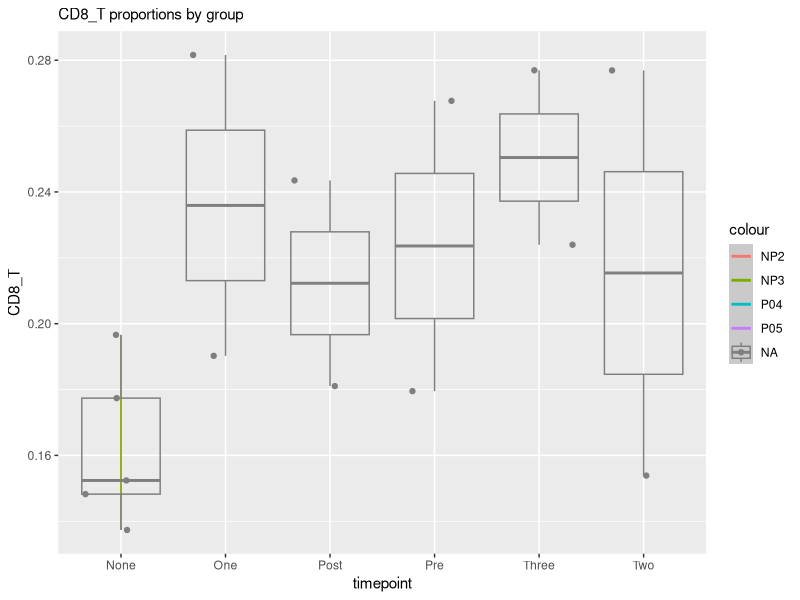
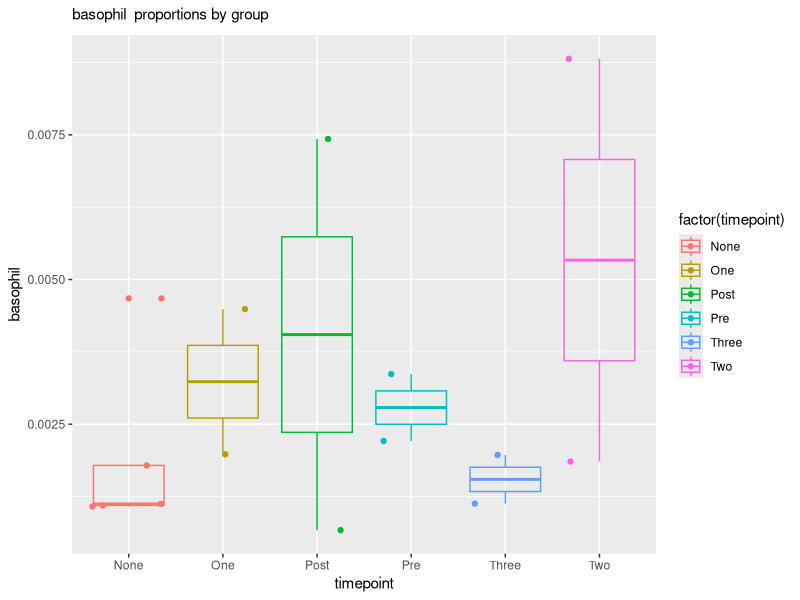
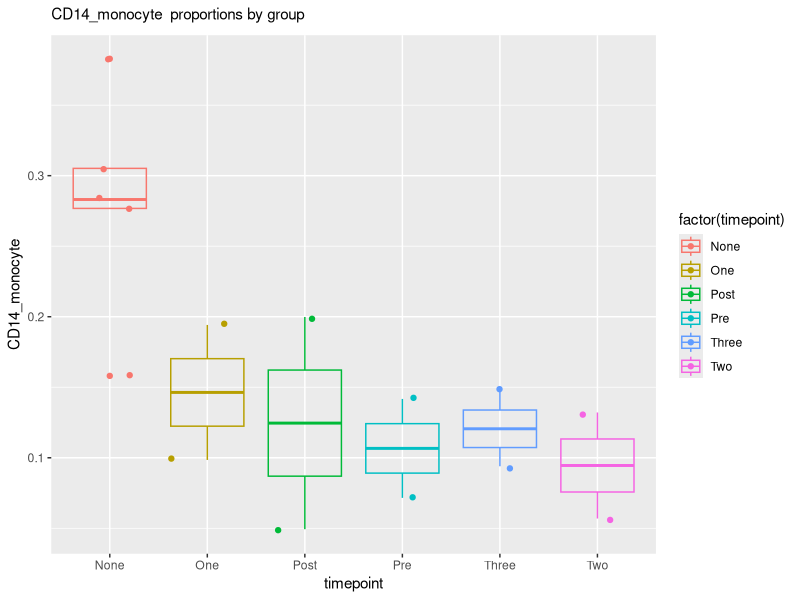
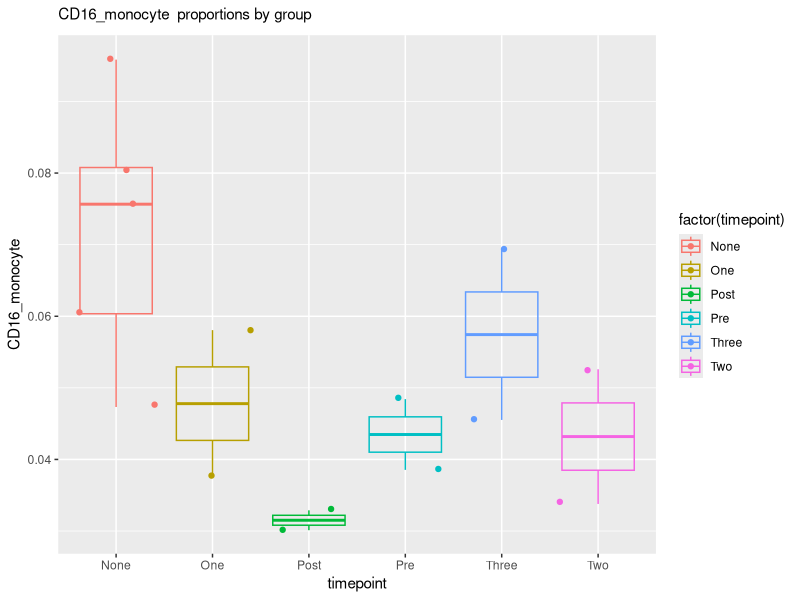
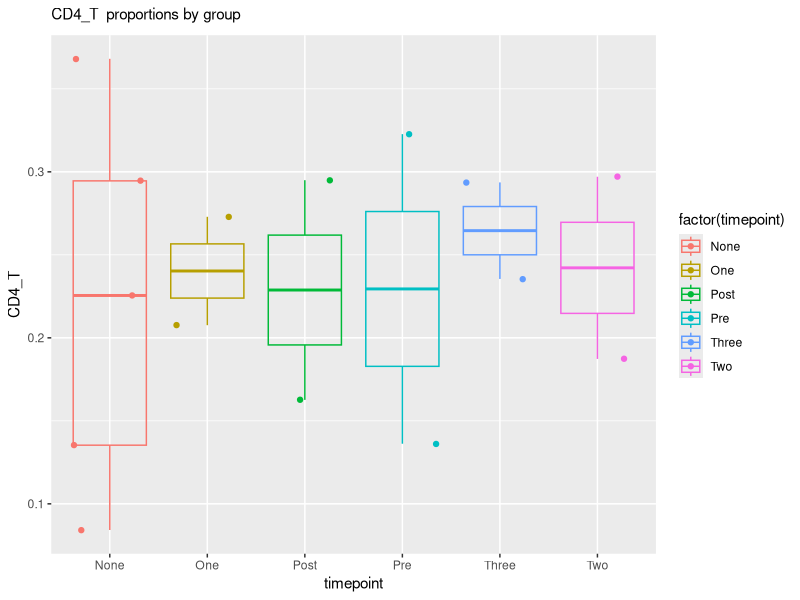
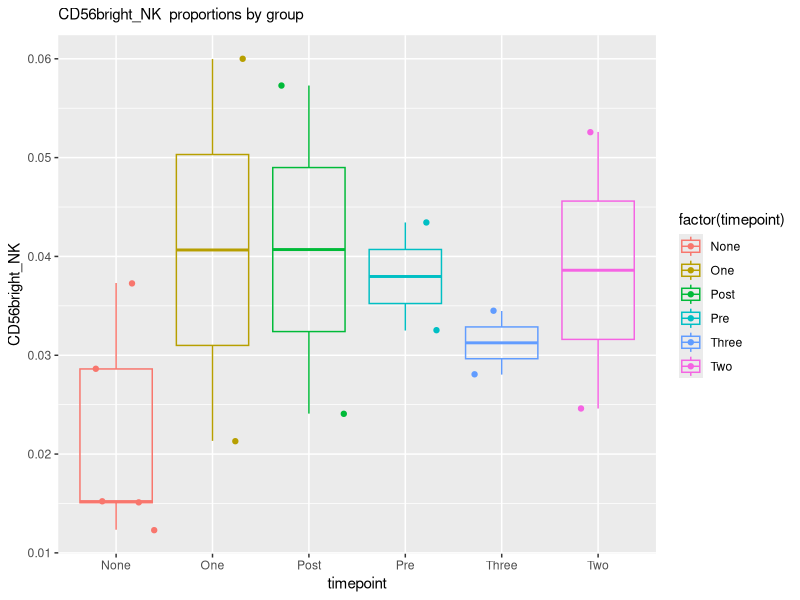
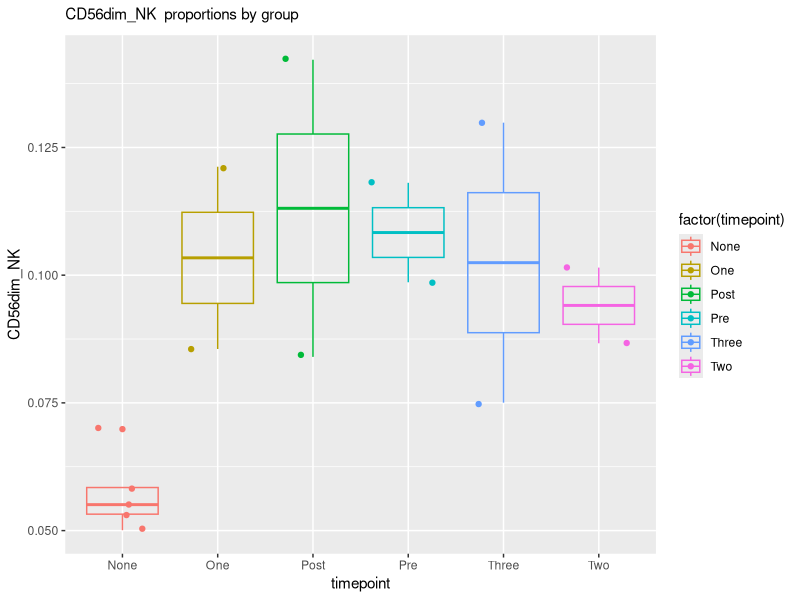
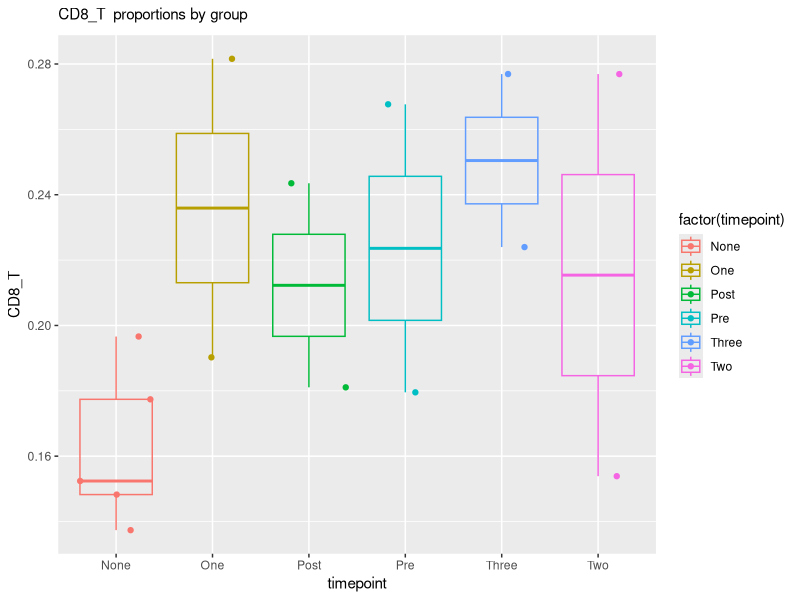

These charts were generated, in order, by the following R code: (Note: this script raises an error after producing the figures.)
## ---- chunk 1
library(ggplot2)
library(lattice)
library(grid)
library(gridExtra)
library(cowplot)
library(dplyr)
## ---- chunk 2
nums = read.csv("./preg_nums.csv")
nums[-1] <- nums[-1] / rowSums(nums[-1]) # get proportions by the row
inputcols = length(colnames(nums))
## ---- chunk 3
metadata = read.csv("./metadata/samples_3.csv")
props = merge(nums, metadata[c("orig.ident","donor", "timepoint")], by.x = "X", by.y = "orig.ident", all.X = TRUE, all.y = FALSE)
levels(props$timepoint) = c("NP", "Pre", "T1", "T2", "T3", "Post")
extraCols = length(colnames(props)) - inputcols
## ---- chunk 4
colnames(props)
ggplot(props, aes(timepoint, CD8_T, color = NA)) +
  geom_line(aes(color = donor)) + 
  geom_smooth(aes(color = donor)) + 
    geom_jitter() +
    stat_boxplot(fill = NA) +
  labs(subtitle = "CD8_T proportions by group")

## ---- chunk 5
cellTypes = colnames(props)
cellTypesinterested = cellTypes[2:(length(cellTypes) - extraCols)]
myplots <- vector('list', length(cellTypesinterested))
t = 1
for (i in cellTypesinterested) {
    myplots[[t]] <- local({
        i <- i
        p1 <- ggplot(props, aes(timepoint, get(i), color = factor(timepoint))) + stat_boxplot(fill = NA) + geom_jitter() + ylab(i) + labs(subtitle = bquote(.(i) ~ ' proportions by group'))

        print(p1)
        t = t + 1
    })
}
## ---- chunk 6
cellTypes = colnames(props)
cellTypesinterested = cellTypes[2:(length(cellTypes)-extraCols)]
myplots <- vector('list', length(cellTypesinterested))
t = 1
for (i in cellTypesinterested) {
    myplots[[t]] <- local({
        i <- i
        p1 <- ggplot(props, aes(timepoint, get(i), fill=timepoint)) + geom_point(aes(fill = timepoint))+ geom_line(aes(group=donor, color = donor)) + ylab(i) + labs(subtitle = bquote(.(i) ~ ' proportions by group'))
        print(p1)
        t = t + 1
    })
}

## ---- chunk 7
nums = read.csv("./output/preg_seuratNums.csv")
View(nums)
nums[-1] <- nums[-1] / rowSums(nums[-1]) # get proportions by the row
inputcols = length(colnames(nums))
## ---- chunk 8
metadata = read.csv("./metadata/samples_3.csv")
props = merge(nums, metadata[c("orig.ident","donor", "timepoint")], by.x = "X", by.y = "orig.ident", all.X = TRUE, all.y = FALSE)
levels(props$timepoint) = c("NP", "Pre", "T1", "T2", "T3", "Post")
extraCols = length(colnames(props)) - inputcols
## ---- chunk 9
colnames(props)
 ggplot(props, aes(timepoint, X0, color = NA)) +
  geom_line(aes(color = donor)) + 
  geom_smooth(aes(color = donor)) + 
    geom_jitter() +
    stat_boxplot(fill = NA) +
  labs(subtitle = "CD8_T proportions by group")

## ---- chunk 10
cellTypes = colnames(props)
cellTypesinterested = cellTypes[2:(length(cellTypes) - extraCols)]
myplots <- vector('list', length(cellTypesinterested))
t = 1
for (i in cellTypesinterested) {
    myplots[[t]] <- local({
        i <- i
        p1 <- ggplot(props, aes(timepoint, get(i), color = factor(timepoint))) + stat_boxplot(fill = NA) + geom_jitter() + ylab(i) + labs(subtitle = bquote(.(i) ~ ' proportions by group'))

        print(p1)
        t = t + 1
    })
}
## ---- chunk 11
cellTypes = colnames(props)
cellTypesinterested = cellTypes[2:(length(cellTypes)-extraCols)]
myplots <- vector('list', length(cellTypesinterested))
t = 1
for (i in cellTypesinterested) {
    myplots[[t]] <- local({
        i <- i
        p1 <- ggplot(props, aes(timepoint, get(i), fill=timepoint)) + geom_point(aes(fill = timepoint))+ geom_line(aes(group=donor, color = donor)) + ylab(i) + labs(subtitle = bquote(.(i) ~ ' proportions by group'))
        print(p1)
        t = t + 1
    })
}

## ---- chunk 12
View(props)
View(mtcars)
ggplot(props, aes(timepoint,  fill=timepoint)) + geom_point(aes(fill = timepoint))+ geom_line(aes(group=donor, color = donor)) 
mt
mt + facet_grid(vars(timepoint))

mt <- ggplot(props, aes(timepoint, colour = factor(timepoint))) +
  geom_point()

mt + facet_grid(vars(timepoint), scales = "free")

